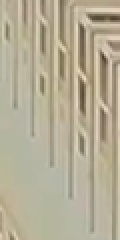
#> input picture data1/pictures/n_111.png, 60 x 120 px (shown 2 times larger)
$ python -i RA-189-2020.py   (imports and definitions only)
#> lines starting #> are read from the running program, lines starting #| are printed output that depends on the picture
import sys
import pandas as pd
from matplotlib import axes
import numpy as np
import cv2
from sklearn import datasets
import matplotlib.pyplot as plt
from sklearn.svm import LinearSVC
from sklearn.metrics import accuracy_score
from sklearn.metrics import mean_absolute_error
import os
from sklearn.model_selection import train_test_split
from sklearn.svm import SVC

folder_path = sys.argv[1]
predicted_counts= []

def load_image(path):
    return cv2.cvtColor(cv2.imread(path), cv2.COLOR_BGR2GRAY)

train_dir = folder_path + 'pictures/'

df = pd.read_csv("data1/counts.csv")
#> (reads data1/counts.csv from the repository)
true_counts = df["Broj_prelaza"].values

pos_imgs = []
neg_imgs = []
# [7 lines not run here, left out]

def get_hog():
    img = load_image('data1/pictures/p_1.png')
    nbins = 9
    cell_size = (8, 8)
    block_size = (2, 2)

    hog = cv2.HOGDescriptor(_winSize=(img.shape[1] // cell_size[1] * cell_size[1],
                                    img.shape[0] // cell_size[0] * cell_size[0]),
                            _blockSize=(block_size[1] * cell_size[1],
                                        block_size[0] * cell_size[0]),
                            _blockStride=(cell_size[1], cell_size[0]),
                            _cellSize=(cell_size[1], cell_size[0]),
                            _nbins=nbins)
    return hog

# [23 lines left out: function train_classifier, not called in this run]

def detect_line(img):
    gray_img = cv2.cvtColor(img, cv2.COLOR_BGR2GRAY)
    edges_img = cv2.Canny(gray_img, 55, 165, apertureSize=3)

    min_line_length = 200

    lines = cv2.HoughLinesP(image=edges_img, rho=1, theta=np.pi/180, threshold=10, lines=np.array([]),
                            minLineLength=min_line_length, maxLineGap=20)

    x1 = 0
    y1 = -595
    x2 = 3750
    y2 = -595

    return (x1, y1, x2, y2)

# [87 lines left out: functions get_line_params, detect_cross, process_video, process_all_videos, not called in this run]

# [1 line that did not run here, left out]
# [1 line that did not run here, left out]

true_counts = np.array(true_counts).astype(np.int32)
#> true_counts = [13, 10, 15, 17]

# [1 line not run here, left out]
# [1 line that did not run here, left out]
# [1 line not run here, left out]

>>> import cv2
>>> picture = cv2.imread('data1/pictures/n_111.png')
#> picture is the input picture: shape (120, 60, 3); mean B, G, R 149.4, 172.8, 180.5
>>> result = detect_line(picture)
#> in detect_line, `gray_img = cv2.cvtColor(img, cv2.COLOR_BGR2GRAY)`:
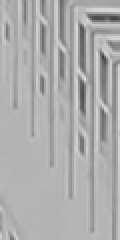
#> gray_img: shape (120, 60) (shown 2 times larger); min 62, max 225, mean 172.4
#> in detect_line, `edges_img = cv2.Canny(gray_img, 55, 165, apertureSize=3)`:
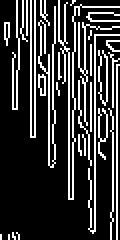
#> edges_img: shape (120, 60) (shown 2 times larger); 21.3% white in thin lines or dots
#> in detect_line, `lines = cv2.HoughLinesP(image=edges_img, rho=1, theta=np.pi/180, thres..`: lines = None
#> result = (0, -595, 3750, -595)
